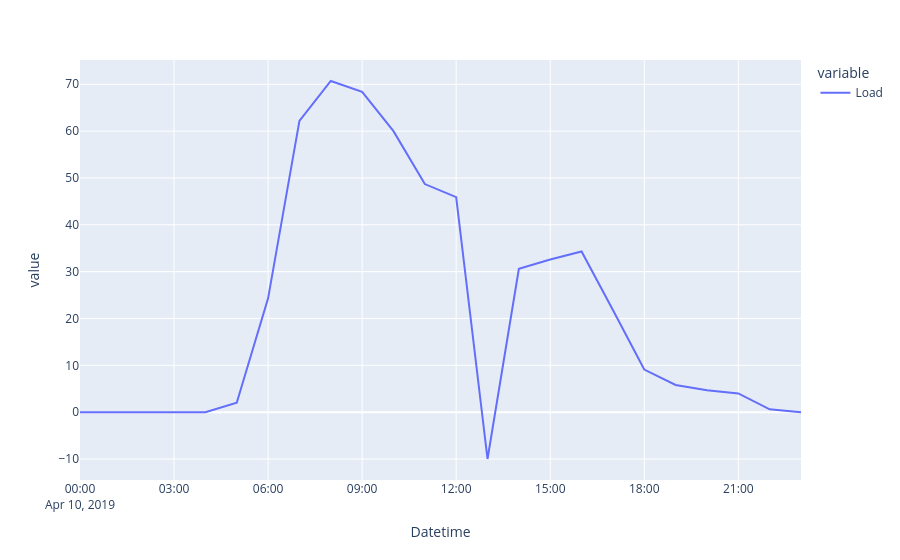

Notebook code cell kept with this figure:
### Markdown cell above
## Dati fisicamente impossibili

Valore negativo alle 13:00

### Code cell
data.loc['2019-4-10'].plot()

### Figure 1 — Plotly figure (JSON) as saved in the notebook; plotly's stock layout.template omitted (floating-point values rounded to 4 significant figures)
{"data": [{"hovertemplate": "variable=Load<br>Datetime=%{x}<br>value=%{y}<extra></extra>", "legendgroup": "Load", "line": {"color": "#636efa", "dash": "solid"}, "marker": {"symbol": "circle"}, "mode": "lines", "name": "Load", "orientation": "v", "showlegend": true, "type": "scatter", "x": ["2019-04-10T00:00:00", "2019-04-10T01:00:00", "2019-04-10T02:00:00", "2019-04-10T03:00:00", "2019-04-10T04:00:00", "2019-04-10T05:00:00", "2019-04-10T06:00:00", "2019-04-10T07:00:00", "2019-04-10T08:00:00", "2019-04-10T09:00:00", "2019-04-10T10:00:00", "2019-04-10T11:00:00", "2019-04-10T12:00:00", "2019-04-10T13:00:00", "2019-04-10T14:00:00", "2019-04-10T15:00:00", "2019-04-10T16:00:00", "2019-04-10T17:00:00", "2019-04-10T18:00:00", "2019-04-10T19:00:00", "2019-04-10T20:00:00", "2019-04-10T21:00:00", "2019-04-10T22:00:00", "2019-04-10T23:00:00"], "xaxis": "x", "y": [0, 0, 0, 0, 0, 2, 24.3, 62.2, 70.7, 68.4, 60, 48.7, 45.9, -10, 30.6, 32.6, 34.3, 21.8, 9.1, 5.8, 4.7, 4, 0.6, 0], "yaxis": "y"}], "layout": {"legend": {"title": {"text": "variable"}, "tracegroupgap": 0}, "margin": {"t": 60}, "xaxis": {"anchor": "y", "domain": [0, 1], "title": {"text": "Datetime"}}, "yaxis": {"anchor": "x", "domain": [0, 1], "title": {"text": "value"}}}}
